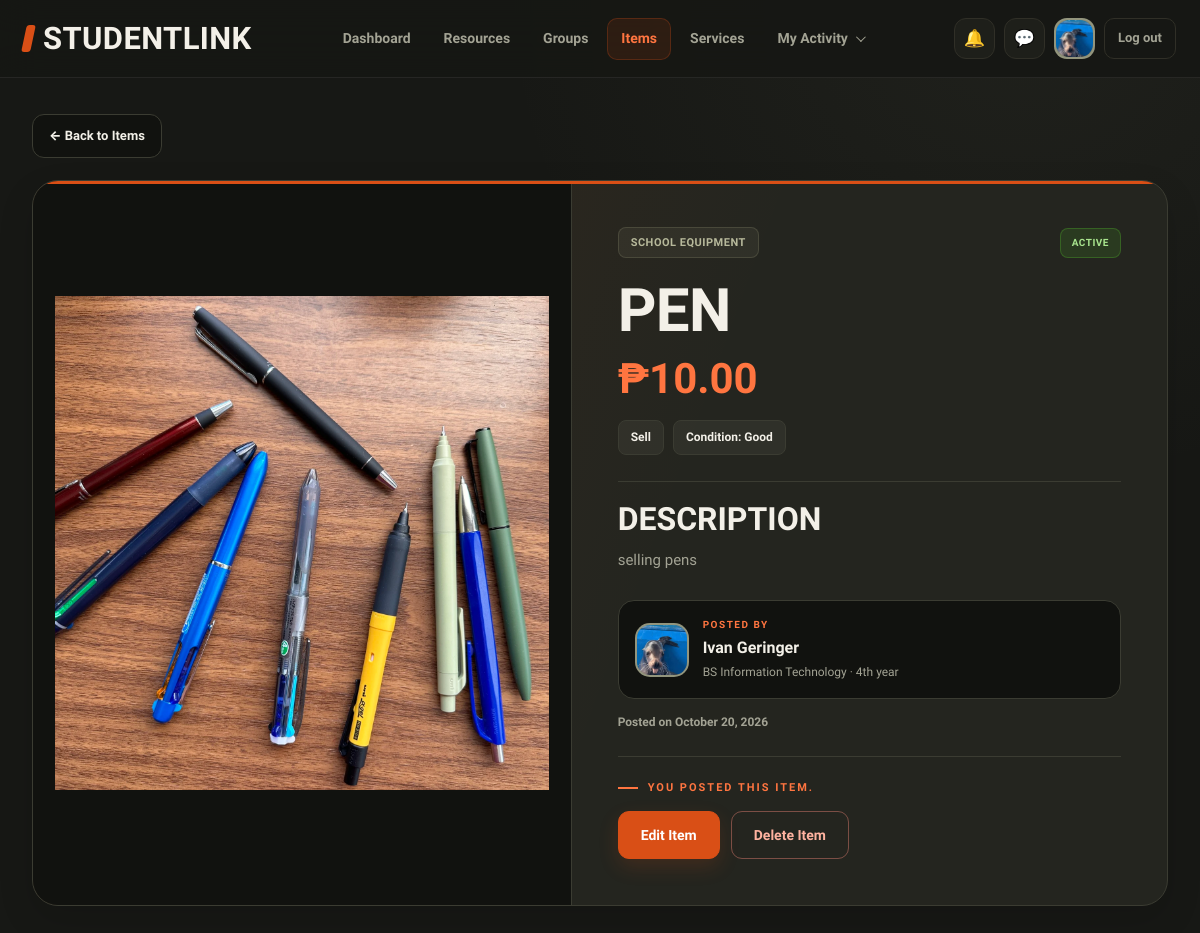
Screenshot of /item-view.php?id=2 (signed in) with the database file from the repository.
### tables this page shows
CREATE TABLE `users` (
  `id` int(10) UNSIGNED NOT NULL,
  `full_name` varchar(100) NOT NULL,
  `email` varchar(150) NOT NULL,
  `password_hash` varchar(255) DEFAULT NULL,
  `google_id` varchar(64) DEFAULT NULL,
  `course` varchar(50) DEFAULT NULL,
  `year_level` varchar(20) DEFAULT NULL,
  `about` text DEFAULT NULL,
  `skills` varchar(255) DEFAULT NULL,
  `photo_path` varchar(255) DEFAULT NULL,
  `role` enum('student','admin') NOT NULL DEFAULT 'student',
  `status` enum('Active','Suspended') NOT NULL DEFAULT 'Active',
  `created_at` timestamp NOT NULL DEFAULT current_timestamp()
);

CREATE TABLE `items` (
  `id` int(10) UNSIGNED NOT NULL,
  `user_id` int(10) UNSIGNED NOT NULL,
  `category_id` int(10) UNSIGNED NOT NULL,
  `name` varchar(120) NOT NULL,
  `transaction_type` enum('Borrow','Lend','Sell') NOT NULL,
  `item_condition` enum('New','Good','Used') NOT NULL DEFAULT 'Good',
  `price` decimal(10,2) NOT NULL DEFAULT 0.00,
  `description` text DEFAULT NULL,
  `image_path` varchar(255) DEFAULT NULL,
  `status` enum('Active','Removed') NOT NULL DEFAULT 'Active',
  `created_at` timestamp NOT NULL DEFAULT current_timestamp()
);

CREATE TABLE `categories` (
  `id` int(10) UNSIGNED NOT NULL,
  `kind` enum('item','service') NOT NULL,
  `name` varchar(80) NOT NULL
);

### includes/functions.php (called while the page is built, shortened)
<?php
function e($v) {
    return htmlspecialchars((string) $v, ENT_QUOTES, 'UTF-8');
}

### item-view.php (the view, shortened to what this page needs)
<?php
require_once __DIR__ . '/db_connect.php';
require_once __DIR__ . '/includes/functions.php';
$active = 'items';
$css = ['item-view'];
$currentUserId = (int) ($_SESSION['user_id'] ?? 0);
$itemId = filter_input(INPUT_GET, 'id', FILTER_VALIDATE_INT);
$item = null;
$errorMessage = '';
if (!$itemId || $itemId < 1) {
    $errorMessage = 'Invalid item selected.';
} else {
    $sql = "
        SELECT
            i.id,
            i.user_id,
            i.name,
            i.description,
            i.transaction_type,
            i.item_condition,
            i.price,
            i.image_path,
            i.status,
            i.created_at,
            c.name AS category,
            u.full_name AS owner_name,
            u.course,
            u.year_level,
            u.photo_path AS owner_photo
        FROM items i
        INNER JOIN categories c ON c.id = i.category_id
        INNER JOIN users u ON u.id = i.user_id
        WHERE i.id = ?
          AND c.kind = 'item'
        LIMIT 1
    ";
    $stmt = $conn->prepare($sql);
    if ($stmt) {
        $stmt->bind_param('i', $itemId);
        $stmt->execute();
        $result = $stmt->get_result();
        $item = $result->fetch_assoc();
    } else {
        error_log('Item view query failed: ' . $conn->error);
        $errorMessage = 'Something went wrong while loading this item.';
    }
}
$isOwner = (
    $item !== null &&
    $currentUserId > 0 &&
    $currentUserId === (int) $item['user_id']
);
$transaction = $item['transaction_type'] ?? '';
$price = (float) ($item['price'] ?? 0);
include __DIR__ . '/includes/header.php';
?>
<main class="wrap item-view-page">
    <a class="back-link" href="items.php">
        &larr; Back to Items
    </a>
    <?php if ($errorMessage !== ''): ?>
        <section class="item-message">
            <h1>Item unavailable</h1>
            <p><?= e($errorMessage) ?></p>
            <a class="btn btn-primary" href="items.php">
                Browse Items
            </a>
        </section>
    <?php else: ?>
        <section class="item-detail-card">
            <div class="item-detail-image">
                <?php if (!empty($item['image_path'])): ?>
                    <img
                        src="<?= e($item['image_path']) ?>"
                        alt="<?= e($item['name']) ?>"
                    >
                <?php endif; ?>
            </div>
            <div class="item-detail-content">
                <div class="item-detail-top">
                    <span class="item-category">
                        <?= e($item['category']) ?>
                    </span>
                    <span class="item-status <?= $item['status'] === 'Active' ? 'status-active' : 'status-removed' ?>">
                        <?= e($item['status']) ?>
                    </span>
                </div>
                <h1><?= e($item['name']) ?></h1>
                <p class="item-price">
                    <?php if ($transaction === 'Sell'): ?>
                        ₱<?= number_format($price, 2) ?>
                    <?php elseif ($transaction === 'Borrow'): ?>
                        For Borrowing
                    <?php elseif ($transaction === 'Lend'): ?>
                        Available to Lend
                    <?php else: ?>
                        Contact the owner
                    <?php endif; ?>
                </p>
                <div class="item-detail-tags">
                    <span class="item-tag">
                        <?= e($transaction) ?>
                    </span>
                    <span class="item-tag">
                        Condition: <?= e($item['item_condition']) ?>
                    </span>
                </div>
                <div class="item-description">
                    <h2>Description</h2>
                    <?php if (!empty($item['description'])): ?>
                        <p><?= nl2br(e($item['description'])) ?></p>
                    <?php else: ?>
                        <p class="muted-text">
                            No description was provided for this item.
                        </p>
                    <?php endif; ?>
                </div>
                <div class="item-owner">
                    <div class="owner-avatar">
                        <?php if (!empty($item['owner_photo'])): ?>
                            <img
                                src="<?= e($item['owner_photo']) ?>"
                                alt="<?= e($item['owner_name']) ?>"
                            >
                        <?php else: ?>
                            <span>
                                <?= e(strtoupper(substr($item['owner_name'], 0, 1))) ?>
                            </span>
                        <?php endif; ?>
                    </div>
                    <div class="owner-info">
                        <span class="owner-label">Posted by</span>
                        <strong><?= e($item['owner_name']) ?></strong>
                        <?php if (!empty($item['course']) || !empty($item['year_level'])): ?>
                            <small>
                                <?= e(implode(' · ', array_filter([
                                    $item['course'] ?? '',
                                    $item['year_level'] ?? ''
                                ]))) ?>
                            </small>
                        <?php endif; ?>
                    </div>
                </div>
                <p class="item-date">
                    Posted on
                    <?= e(date('F j, Y', strtotime($item['created_at']))) ?>
                </p>
                <?php if ($isOwner): ?>
                    <div class="item-view-owner-actions">
                        <span class="owner-note">You posted this item.</span>
                        <div class="item-view-buttons">
                            <?php if ($item['status'] === 'Active'): ?>
                                <a
                                    class="btn btn-primary"
                                    href="item-edit.php?id=<?= (int) $item['id'] ?>"
                                >
                                    Edit Item
                                </a>
                                <form
                                    action="item-delete.php"
                                    method="post"
                                    onsubmit="return confirm('Are you sure you want to remove this item?');"
                                >
                                    <button class="btn btn-danger" type="submit">
                                        Delete Item
                                    </button>
                                </form>
                            <?php else: ?>
                                <p class="muted-text">
                                    This item has been removed and is no longer visible to other users.
                                </p>
                            <?php endif; ?>
                        </div>
                    </div>
                <?php endif; ?>
            </div>
        </section>
    <?php endif; ?>
</main>

### includes/header.php (shortened to what this page needs)
<?php
require_once __DIR__ . '/functions.php';
require_once __DIR__ . '/../db_connect.php';
$css = $css ?? [];
$active = $active ?? '';
$bare = $bare ?? false;
$headerName = $_SESSION['full_name']
    ?? $_SESSION['user']
    ?? 'Student';
$headerPhoto = '';
$unreadNotificationCount = 0;
if (!empty($_SESSION['user_id'])) {
    $headerUserId = (int) $_SESSION['user_id'];
    $photoStmt = $conn->prepare("
        SELECT full_name, photo_path
        FROM users
        WHERE id = ?
        LIMIT 1
    ");
    if ($photoStmt) {
        $photoStmt->bind_param('i', $headerUserId);
        $photoStmt->execute();
        $photoResult = $photoStmt->get_result();
        $headerUser = $photoResult->fetch_assoc();
        if ($headerUser) {
            $headerName = $headerUser['full_name'] ?: $headerName;
            if (!empty($headerUser['photo_path'])) {
                $headerPhoto = $headerUser['photo_path'];
            }
        }
    }
    $notificationStmt = $conn->prepare("
        SELECT COUNT(*) AS unread_count
        FROM notifications
        WHERE user_id = ?
        AND is_read = 0
    ");
    if ($notificationStmt) {
        $notificationStmt->bind_param('i', $headerUserId);
        $notificationStmt->execute();
        $notificationResult = $notificationStmt->get_result();
        $notificationRow = $notificationResult->fetch_assoc();
        $unreadNotificationCount = (int) (
            $notificationRow['unread_count'] ?? 0
        );
    }
}
?>
<!DOCTYPE html>
<html lang="en">
<head>
    <?php foreach ($css as $stylesheet): ?>
        <link
            rel="stylesheet"
            href="css/<?= e($stylesheet) ?>.css"
        >
    <?php endforeach; ?>
</head>
<body>
<?php if (!$bare): ?>
<nav class="nav" aria-label="Main navigation">
    <a class="logo" href="dashboard.php">StudentLink</a>
    <div class="nav-links">
        <?php
        $navigation = [
            'dashboard' => 'Dashboard',
            'resources' => 'Resources',
            'groups'    => 'Groups',
            'items'     => 'Items',
            'services'  => 'Services'
        ];
        foreach ($navigation as $key => $label):
        ?>
            <a
                href="<?= e($key) ?>.php"
                <?= $active === $key ? 'aria-current="page"' : '' ?>
            >
                <?= e($label) ?>
            </a>
        <?php endforeach; ?>
        <div class="activity-menu" id="activity-menu">
            <button
                type="button"
                class="activity-trigger <?= in_array($active, ['activity', 'transactions'], true) ? 'menu-active' : '' ?>"
                id="activity-menu-button"
                aria-expanded="false"
                aria-controls="activity-dropdown"
            >
                My Activity
                <span class="activity-chevron" aria-hidden="true"></span>
            </button>
        </div>
    </div>
    <div class="nav-tools">
        <a
            class="icon-btn notification-link"
            href="notifications.php"
            aria-label="<?= $unreadNotificationCount > 0
                ? 'Notifications, ' . $unreadNotificationCount . ' unread'
                : 'Notifications' ?>"
            title="Notifications"
            <?= $active === 'notifications' ? 'aria-current="page"' : '' ?>
        >
            &#128276;
        </a>
        <a
            class="icon-btn"
            href="messages.php"
            aria-label="Messages"
            title="Messages"
            <?= $active === 'messages' ? 'aria-current="page"' : '' ?>
        >
            &#128172;
        </a>
        <a
            class="avatar"
            href="profile.php"
            aria-label="Your profile"
            title="<?= e($headerName) ?>"
        >
            <?php if ($headerPhoto !== ''): ?>
                <img
                    src="<?= e($headerPhoto) ?>"
                    alt="Your profile photo"
                >
            <?php else: ?>
                <?= e(initials($headerName)) ?>
            <?php endif; ?>
        </a>
        <a class="logout" href="logout.php">Log out</a>
    </div>
</nav>
<?php endif; ?>
</body>
</html>

### includes/header.php (style rules this page uses)
:root { --nav-bg: #161714; --nav-panel: #1e1f1a; --nav-hover: #25261f; --nav-line: #302f27; --nav-line-light: #403f35; --nav-stone: #f3f0e8; --nav-muted: #a3a394; --nav-orange: #d94f16; --nav-orange-light: #ff7540; --nav-orange-soft: rgba(217, 79, 22, 0.12); --nav-olive: #85876d; --nav-head: 'Big Shoulders Display', 'Arial Narrow', Impact, sans-serif; --nav-body: 'Source Sans 3', system-ui, -apple-system, 'Segoe UI', sans-serif; }
.nav, .nav * { box-sizing: border-box; }
.nav { position: sticky; top: 0; z-index: 1000; display: flex; align-items: center; justify-content: space-between; gap: 22px; width: 100%; min-height: 78px; margin: 0; padding: 14px max(24px, calc((100% - 1440px) / 2)); color: var(--nav-stone); background: rgba(22, 23, 20, 0.96); border: 0; border-bottom: 1px solid rgba(255, 255, 255, 0.07); font-family: var(--nav-body); backdrop-filter: blur(18px); -webkit-backdrop-filter: blur(18px); }
.nav a { text-decoration: none; transition: color 0.2s ease, background 0.2s ease, border-color 0.2s ease; }
.nav .logo { display: inline-flex; align-items: center; flex-shrink: 0; color: var(--nav-stone); font-family: var(--nav-head); font-size: 31px; font-weight: 900; line-height: 1; letter-spacing: 0.4px; text-transform: uppercase; white-space: nowrap; }
.nav .logo::before { width: 9px; height: 27px; margin-right: 10px; background: var(--nav-orange); border-radius: 3px; content: ""; transform: skew(-12deg); }
.nav .nav-links { display: flex; align-items: center; justify-content: center; flex: 1; gap: 5px; min-width: 0; margin: 0; padding: 0; list-style: none; }
.nav .nav-links > a, .nav .activity-trigger { display: inline-flex; align-items: center; justify-content: center; gap: 8px; min-height: 42px; padding: 9px 13px; color: var(--nav-muted); background: transparent; border: 1px solid transparent; border-radius: 10px; font-family: var(--nav-body); font-size: 14px; font-weight: 700; line-height: 1.3; white-space: nowrap; cursor: pointer; }
.nav .nav-links > a[aria-current="page"], .nav .activity-trigger[aria-expanded="true"], .nav .activity-trigger.menu-active { color: var(--nav-orange-light); background: var(--nav-orange-soft); border-color: rgba(217, 79, 22, 0.25); }
.nav .activity-menu { position: relative; flex-shrink: 0; }
.nav .activity-trigger { appearance: none; -webkit-appearance: none; }
.nav .activity-trigger .activity-chevron { display: inline-block; width: 7px; height: 7px; border-right: 1.5px solid currentColor; border-bottom: 1.5px solid currentColor; transform: rotate(45deg) translateY(-2px); transition: transform 0.2s ease; }
.nav .nav-tools { display: flex; align-items: center; justify-content: flex-end; gap: 9px; flex-shrink: 0; margin: 0; padding: 0; border: 0; }
.nav .icon-btn { display: inline-flex; align-items: center; justify-content: center; flex-shrink: 0; width: 41px; height: 41px; padding: 0; color: var(--nav-stone); background: var(--nav-panel); border: 1px solid var(--nav-line); border-radius: 12px; font-family: var(--nav-body); font-size: 17px; line-height: 1; }
.nav .notification-link { position: relative; overflow: visible; }
.nav .avatar { display: inline-flex; align-items: center; justify-content: center; flex-shrink: 0; width: 41px; height: 41px; color: var(--nav-stone); background: var(--nav-olive); border: 2px solid rgba(243, 240, 232, 0.12); border-radius: 13px; font-size: 14px; font-weight: 800; text-transform: uppercase; overflow: hidden; padding: 0; }
.nav .avatar img { display: block; width: 100%; height: 100%; object-fit: cover; border-radius: inherit; }
.nav .logout { display: inline-flex; align-items: center; justify-content: center; flex-shrink: 0; min-height: 41px; padding: 8px 13px; color: var(--nav-muted); background: transparent; border: 1px solid var(--nav-line); border-radius: 10px; font-size: 13px; font-weight: 700; white-space: nowrap; }

### rows the page displays
users: photo_path (picture)
items: image_path (picture), category.name "SCHOOL EQUIPMENT", status "ACTIVE", name "PEN", price "10.00", transaction_type "Sell", item_condition "Good", description "selling pens", user.photo_path (picture), user.full_name "Ivan Geringer", user.year_level "BS Information Technology · 4th year", created_at "October 20, 2026"

### other values shown
$label "Dashboard"
$label "Resources"
$label "Groups"
$label "Items"
$label "Services"
